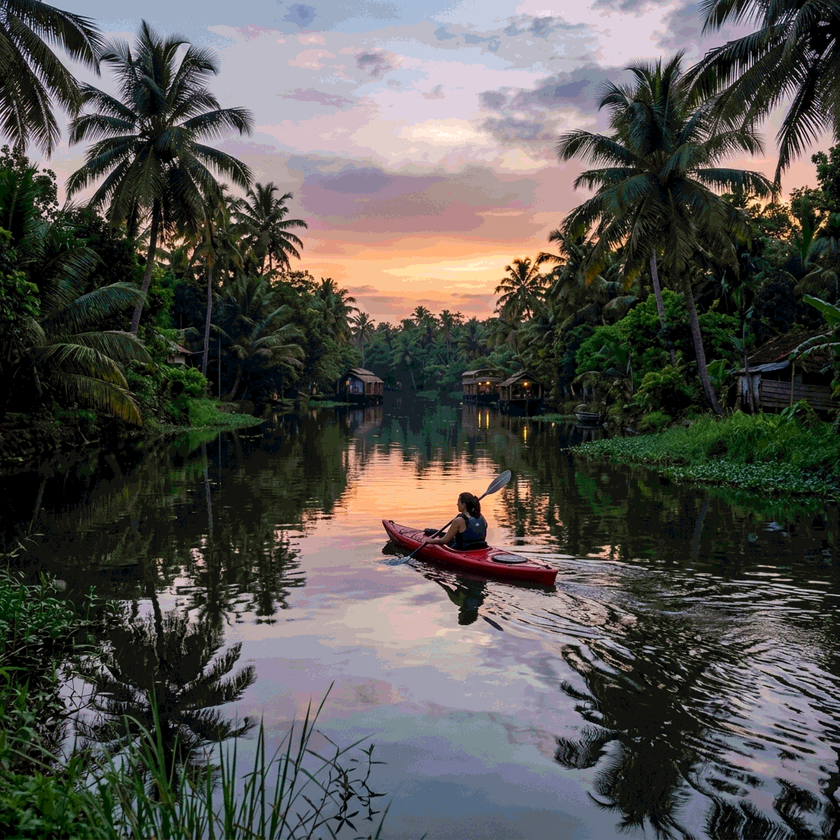
#> input picture assets/bg-kayak.png, 840 x 840 px, shrunk from 1024 x 1024 before the run, found by its file name
$ python inspect_bottom_right.py
#> lines starting #> are read from the running program, lines starting #| are printed output that depends on the picture
import os
import cv2
import numpy as np

def inspect_bottom_right():
    candidates = [
        'assets/bg-kayak.png',
        'assets/about_kayak_hero.png',
        'assets/bg-boat.png',
        'assets/bg-stay.png',
        'assets/bg-nature.png',
        'assets/kerala_backwater_hero.png',
        'assets/moonlit_backwater_hero.png'
    ]

    for c in candidates:
        if not os.path.exists(c):
            continue
        try:
            img = cv2.imread(c)
#> img is the input picture: shape (840, 840, 3); mean B, G, R 79.6, 83.3, 84.9
            h, w, _ = img.shape
#> h = 840; w = 840
            # Crop bottom right quarter
            br_crop = img[int(h*0.5):, int(w*0.5):]
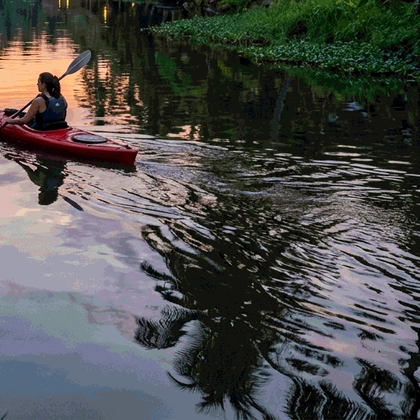
#> br_crop: shape (420, 420, 3); mean B, G, R 76.9, 78.8, 78.3
            # Convert to gray
            gray = cv2.cvtColor(br_crop, cv2.COLOR_BGR2GRAY)
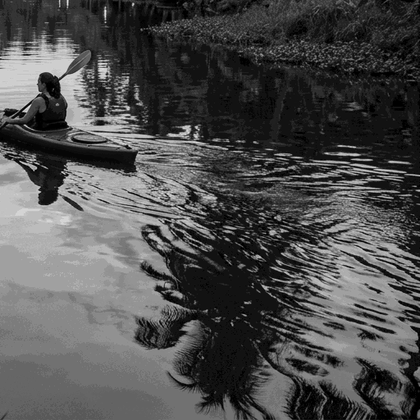
#> gray: shape (420, 420); min 0, max 231, mean 78.4
            # Find minimum brightness (potential silhouette) and maximum (water reflection)
            min_val, max_val, min_loc, max_loc = cv2.minMaxLoc(gray)
#> min_val = 0; max_val = 231; min_loc = (167, 0); max_loc = (105, 10)
            avg_val = np.mean(gray)
#> avg_val = 78.41
            print(f"{c}: size={w}x{h}, BR average={avg_val:.2f}, BR min={min_val:.2f}, BR max={max_val:.2f}")
#| assets/bg-kayak.png: size=840x840, BR average=78.41, BR min=0.00, BR max=231.00
        except Exception as e:
            print(f"Error {c}: {e}")
#> pass 2 of the loop in inspect_bottom_right, `for c in candidates:`:
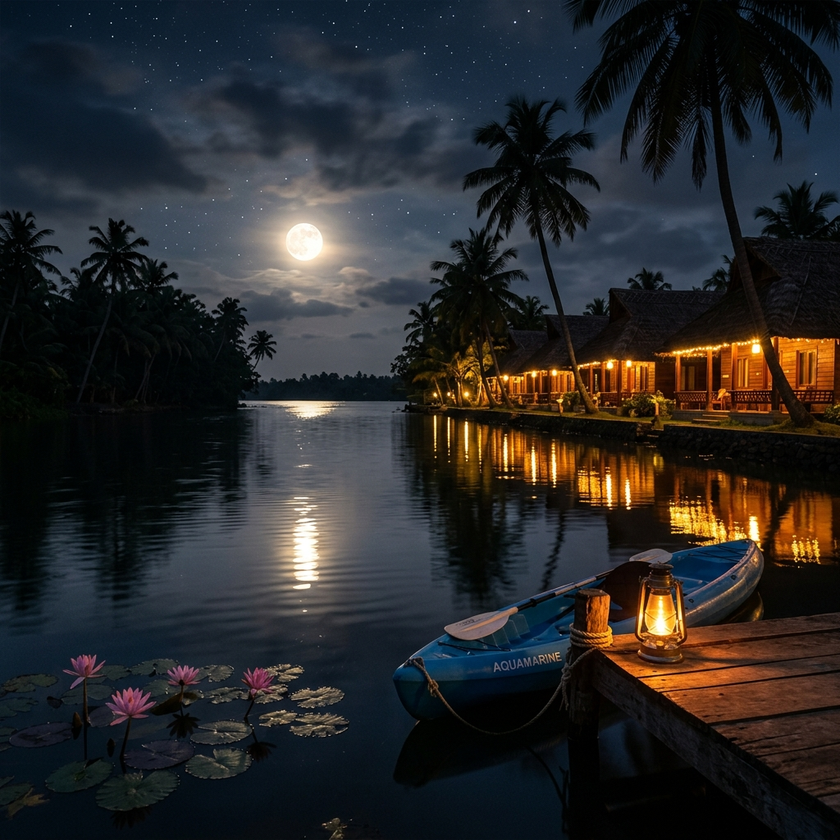
#> input picture assets/about_kayak_hero.png, 840 x 840 px, shrunk from 1024 x 1024 before the run, found by its file name
#> in inspect_bottom_right, img is the input picture: shape (840, 840, 3); mean B, G, R 41.5, 40.8, 41.1
#> in inspect_bottom_right, `br_crop = img[int(h*0.5):, int(w*0.5):]`:
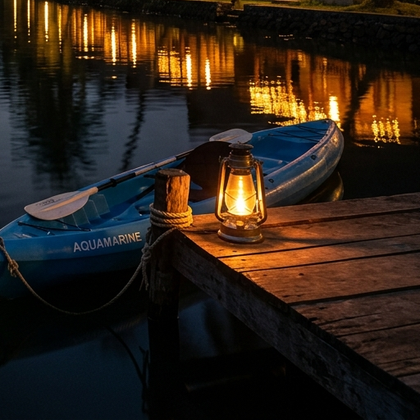
#> br_crop: shape (420, 420, 3); mean B, G, R 24.4, 34.2, 46.2
#> in inspect_bottom_right, `gray = cv2.cvtColor(br_crop, cv2.COLOR_BGR2GRAY)`:
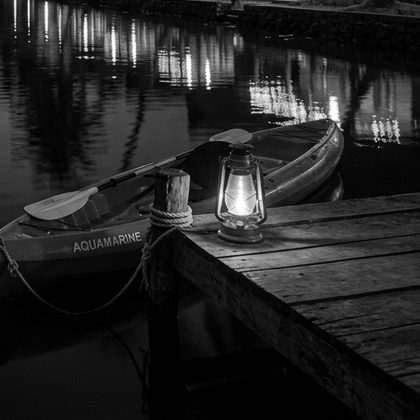
#> gray: shape (420, 420); min 0, max 255, mean 36.7
#> max_val = 255; min_loc = (123, 10); max_loc = (239, 203)
#> avg_val = 36.71
#| assets/about_kayak_hero.png: size=840x840, BR average=36.71, BR min=0.00, BR max=255.00
#> pass 3 of the loop in inspect_bottom_right, `for c in candidates:`:
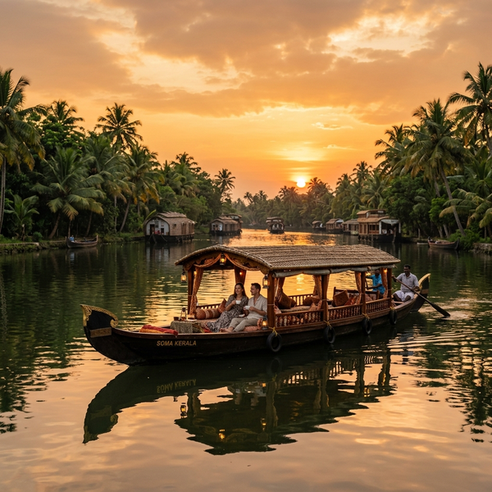
#> input picture scratch/bg-boat.png, 492 x 492 px, shrunk from 600 x 600 before the run, found by its file name
#> in inspect_bottom_right, img is the input picture: shape (492, 492, 3); mean B, G, R 66.2, 103.8, 134.3
#> in inspect_bottom_right, `br_crop = img[int(h*0.5):, int(w*0.5):]`:
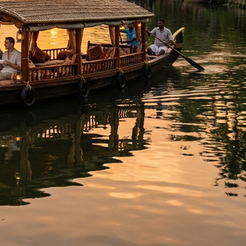
#> br_crop: shape (246, 246, 3); mean B, G, R 57.1, 85.2, 111.5
#> in inspect_bottom_right, `gray = cv2.cvtColor(br_crop, cv2.COLOR_BGR2GRAY)`:
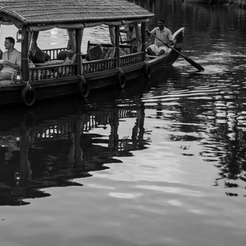
#> gray: shape (246, 246); min 0, max 243, mean 89.9
#> max_val = 243; min_loc = (212, 0); max_loc = (52, 32)
#> avg_val = 89.89
#| assets/bg-boat.png: size=492x492, BR average=89.89, BR min=0.00, BR max=243.00
#> the loop made 7 passes; the first 3 are shown

if __name__ == '__main__':
    inspect_bottom_right()
